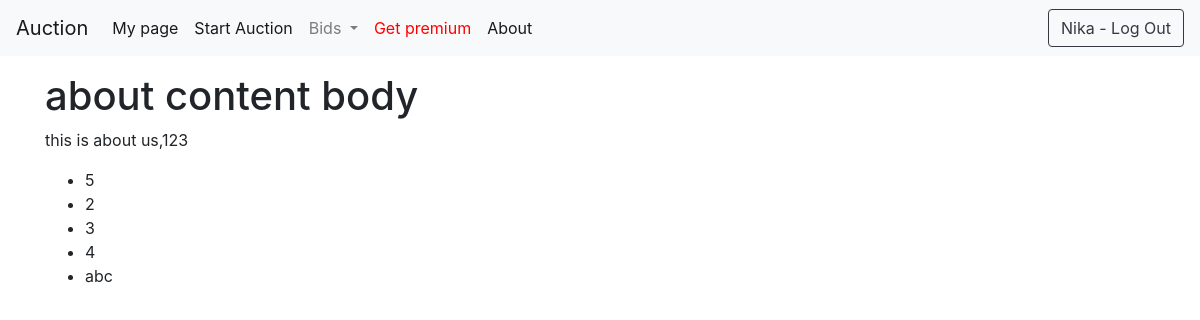
The page /about/ (signed in) on the database as committed earlier.
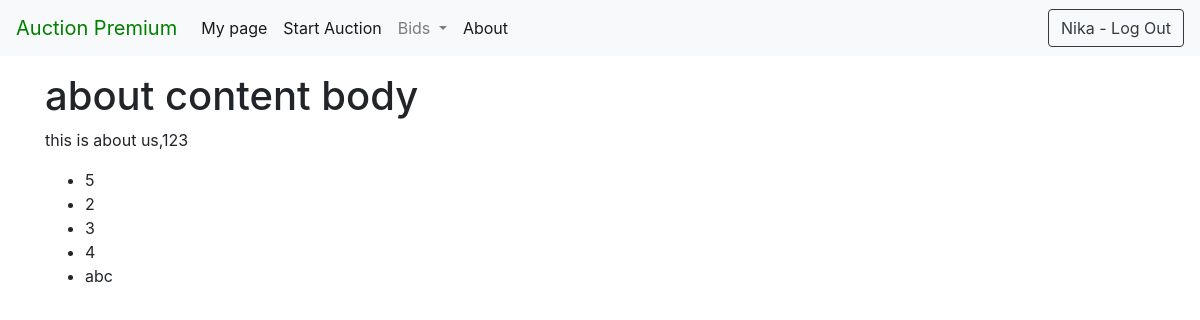
The same page on the database as committed later.
### Auction/views.py (the view)
# urls.py: path('about/', views.about_view, name="about_view"),
def about_view(request):
    my_context ={
        "my_text":"this is about us",
        "my_number":123,
        "my_list":[1,2,3,4,"abc"]
    }
    return render(request,"about.html",my_context)

### users/models.py (called while the page is built)
    @property
    def is_premium(self):
        return self.premium

### templates/about.html (shortened to what this page needs)
{% extends 'base.html' %}
{% block content %}
    <h1>about content body</h1>
    <p>
    {{  my_text}},{{ my_number }}
    <ul>
        {% for my_sub_item in  my_list%}
            {% if my_sub_item == 1 %}
                <li>{{ my_sub_item|add:4 }}</li>
            {% else %}
                <li>{{ my_sub_item }}</li>
            {% endif %}
        {% endfor %}
    </ul>
    </p>
{% endblock %}

### templates/base.html (shortened to what this page needs)
{% load static %}
<!doctype html>
<html lang="en">
<head>
    <link rel="stylesheet" href="https://use.fontawesome.com/releases/v5.5.0/css/all.css"
>
            <link rel="stylesheet"
          href="https://stackpath.bootstrapcdn.com/bootstrap/4.4.1/css/bootstrap.min.css"
>
</head>
<body>
<nav class="navbar navbar-expand-lg navbar-light bg-light">
    {% if user.is_premium %}
        <a class="navbar-brand" href="{% url 'home' %}" style="color:Green;">Auction Premium</a>
    {% else %}
        <a class="navbar-brand" href="{% url 'home' %}">Auction</a>
    {% endif %}
    <div class="collapse navbar-collapse" id="navbarSupportedContent">
        <ul class="navbar-nav mr-auto">
            {% if user.is_authenticated %}
                <li class="nav-item active">
                    <a class="nav-link" href="{% url 'profileit' %}">My page <span class="sr-only">(current)</span></a>
                </li>
                <li class="nav-item active">
                    <a class="nav-link" href="{% url 'create-auction' %}">Start Auction <span class="sr-only">(current)</span></a>
                </li>
                <li class="nav-item dropdown">
                    <a class="nav-link dropdown-toggle" href="#" id="navbarDropdown" role="button"
                       data-toggle="dropdown"
                       aria-haspopup="true" aria-expanded="false">
                        Bids
                    </a>
                </li>
                {% if not user.is_premium %}
                <li class="nav-item active">
                    <a class="nav-link" href="{% url 'get_premium' %}" style="color:red;">Get premium <span class="sr-only">(current)</span></a>
                </li>
                {% endif %}
            {% endif %}
            <li class="nav-item active">
                <a class="nav-link" href="{% url 'about_view' %}">About <span class="sr-only">(current)</span></a>
            </li>
        </ul>
        {% if not user.is_authenticated %}
            <form class="form-inline my-2 my-lg-0">
                <div class=" card-body text-center"><a href="/users/create">Register</a></div>
            </form>
            <form class="form-inline my-2 my-lg-0" action="{% url 'login' %}">
            <button class="btn btn-outline-primary my-2 my-sm-0">Log In</button>
            </form>
        {% else %}
            <form class="form-inline my-2 my-lg-0" action="{% url 'logout' %}">
                <button class="btn btn-outline-dark">{{ user.first_name | capfirst}} - Log Out</button>
            </form>
        {% endif %}
    </div>
</nav>
<div id="site-main-page" class="container mt-n1 mt-md-3">
    {% block content %}
    {% endblock %}
</div>
</body>
</html>

Rows that differ between the two databases and show on the page:
changed User "Nika": premium False → True (drawn)
Other text that changed with them:
text no longer shown: "Auction Get premium"
text now shown: "Auction Premium"
